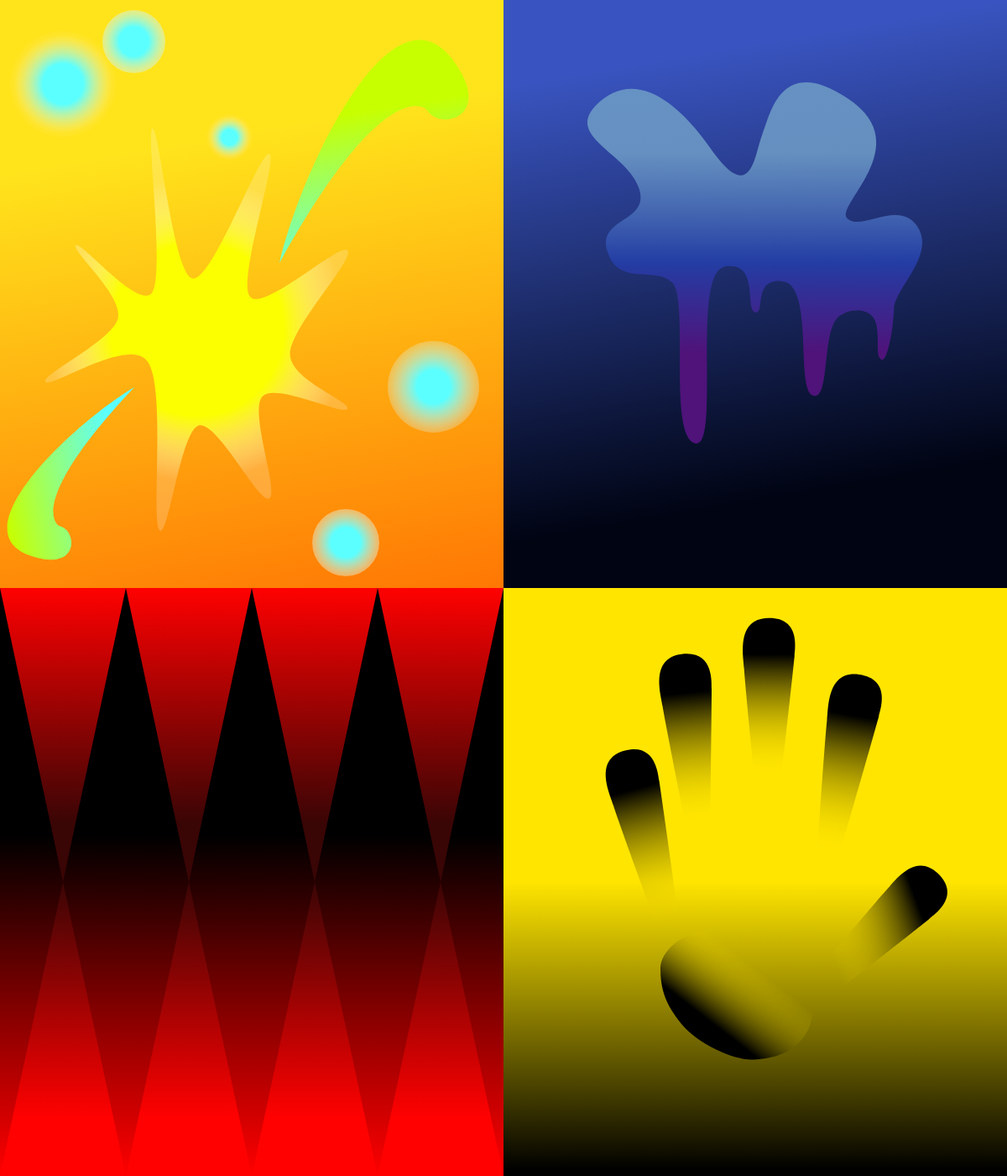
Frame 1 (no input)
Frame 60 (no input): identical to frame 1, image omitted
Frame 120 (the mouse pressed at the canvas centre since frame 60): identical to frame 1, image omitted

The p5.js sketch that drew this single still picture (run headless with seeded random() and noise() and a simulated clock; from frame 60 on, the mouse is pressed at the canvas centre):

// p5.js sketch
// ── sketch.js
function setup() {
  createCanvas(1200, 1400);

}

function draw() {
  background(220);

  noStroke();
  //joy background
  let linearGradient1 = drawingContext.createLinearGradient(385, 140, 500, 810);
  linearGradient1.addColorStop(0, '#FFE41C');
  linearGradient1.addColorStop(1, '#FF6600');

  drawingContext.fillStyle = linearGradient1;
  rect(0,0,600,700);
  //sadness background
  let linearGradient2 = drawingContext.createLinearGradient(385, 140, 500, 810);
  linearGradient2.addColorStop(0, '#3954C0');
  linearGradient2.addColorStop(0.79, '#000413');

  drawingContext.fillStyle = linearGradient2;
  rect(600,0,600,700);

  //anger background
  let linearGradient3 = drawingContext.createLinearGradient(294, 700, 294, 1400);
  linearGradient3.addColorStop(0.42, '#000000');
  linearGradient3.addColorStop(1, '#FF0000');

  drawingContext.fillStyle = linearGradient3;
  rect(0,700,600,700);

  //fear background
  let linearGradient4 = drawingContext.createLinearGradient(900, 700, 900, 1400);
  linearGradient4.addColorStop(0.5, '#FFE500');
  linearGradient4.addColorStop(0.99, '#000000');

  drawingContext.fillStyle = linearGradient4;
  rect(600,700,600,700);

  //joy shape 1(main)

  let radialGradient = drawingContext.createRadialGradient(54+181, 153+239, 103.17, 54+181, 153+239, 181);
  radialGradient.addColorStop(0, '#FBFF00');
  radialGradient.addColorStop(1, '#FFFFFF32');

  drawingContext.fillStyle = radialGradient;
  beginShape();
  curveVertex(320.85,182.96);
  curveVertex(229.4,331.43);
  curveVertex(181.62,153);
  curveVertex(181.62,347.92);
  curveVertex(90.38,291.92);
  curveVertex(140.78,378.53);
  curveVertex(54.11,454.72);
  curveVertex(175.53,429.97);
  curveVertex(190.09,630.97);
  curveVertex(236.79,506.59);
  curveVertex(320.85,593.63);
  curveVertex(312.38,472.3);
  curveVertex(414.26,486.84);
  curveVertex(345.62,421.51);
  curveVertex(414.26,298.21);
  curveVertex(298.05,353.13);
  curveVertex(320.85,182.96);
  curveVertex(229.4,331.43);
  curveVertex(181.62,153);
  endShape();

  //joy shape 2(burst line top)
  let burst1 = drawingContext.createLinearGradient(385, 140, 500, 810);
  burst1.addColorStop(0, '#C8FF00');
  burst1.addColorStop(0.3, '#5BFFFF');

  drawingContext.fillStyle = burst1;
  beginShape();
  vertex(333,313.24);
  bezierVertex(356.74,208.28,465.35,-26.91,539.17,70.83);
  bezierVertex(590.56,138.87,524.73,156.25,509.37,131.8);
  bezierVertex(504.12,123.44,451.99,97.76,333,313.24);

  endShape();

  //joy shape 3(burst line bottom)

  let burst2 = drawingContext.createLinearGradient(19, 673, 161, 641);
  burst2.addColorStop(0, '#C8FF00');
  burst2.addColorStop(1, '#5BFFFF');

  drawingContext.fillStyle = burst2;
  beginShape();
  vertex(160.02,461);
  bezierVertex(91.27,501.46,-50.26,631.24,35.41,661.3);
  bezierVertex(95.06,682.22,92.46,631.82,71.73,626.49);
  bezierVertex(64.65,624.67,34.74,593.66,160.02,461);
  endShape();

  //joy shape 4(flare ellipse1)

  let flare1 = drawingContext.createRadialGradient(12+126/2, 163-126/2, 15, 12+126/2, 163-126/2, 80);
  flare1.addColorStop(0.14, '#5BFFFF');
  flare1.addColorStop(0.68, '#FFF1D010');
  flare1.addColorStop(0.8, '#FFFFFF00');

  drawingContext.fillStyle = flare1;
  ellipse(12+126/2,163-126/2,126);

  //joy shape 5 (flare ellipse 2)
  let flare2 = drawingContext.createRadialGradient(462+109/2,406+109/2, 10, 462+109/2,406+109/2, 80);
  flare2.addColorStop(0.14, '#5BFFFF');
  flare2.addColorStop(0.8, '#FFFFFF00');

  drawingContext.fillStyle = flare2;
  ellipse(462+109/2,406+109/2,109,109);

  //joy shape 6(flare ellipse 3)
  let flare3 = drawingContext.createRadialGradient(122+75/2,12+75/2, 10.5, 122+75/2,12+75/2, 60);
  flare3.addColorStop(0.14, '#5BFFFF');
  flare3.addColorStop(0.68, '#FFF1D056');
  flare3.addColorStop(0.8, '#FFFFFF00');
  drawingContext.fillStyle = flare3;
  ellipse(122+75/2,12+75/2,75);

  //joy shape7(flare ellipse4)
  let flare4 = drawingContext.createRadialGradient(372+40,606+40, 10.5, 372+40,606+40, 60);
  flare4.addColorStop(0.14, '#5BFFFF');
  flare4.addColorStop(0.68, '#FFF1D056');
  flare4.addColorStop(0.8, '#FFFFFF00');
  drawingContext.fillStyle = flare4;
  ellipse(372+40,606+40,80);

  //joy shape8(flare ellipse5)
  let flare5 = drawingContext.createRadialGradient(246+55/2,136+55/2, 5, 246+55/2,136+55/2, 35);
  flare5.addColorStop(0.14, '#5BFFFF');
  flare5.addColorStop(0.68, '#FFF1D010');
  flare5.addColorStop(0.8, '#FFFFFF00');
  drawingContext.fillStyle = flare5;
  ellipse(246+55/2,136+55/2,55);

  //sad shape (main)
  
  let sad1 = drawingContext.createLinearGradient(877.5, 71, 877.5, 535);
  sad1.addColorStop(0.24, '#6E9CC6DC');
  sad1.addColorStop(0.52, '#233DA4');
  sad1.addColorStop(0.75, '#4F137A');
  drawingContext.fillStyle = sad1;

  beginShape();
  vertex(1011.79,118.31);
  bezierVertex(929.94,62.49,917.95,137,908.53,159.7);
  bezierVertex(899.11,182.4,896.18,247.22,846.94,176.99);
  bezierVertex(797.7,106.75,748.89,86.62,710.78,124.74);
  bezierVertex(672.67,162.85,746.74,181.7,761.3,223.66);
  bezierVertex(775.86,265.63,710.35,257.92,724.05,299.89);
  bezierVertex(737.75,341.86,781.86,315.74,801.55,336.72);
  bezierVertex(821.25,357.71,795.99,518.73,828.1,527.72);
  bezierVertex(860.21,536.72,822.39,323.57,864,317.3,);
  bezierVertex(905.6,311.03,887.12,367.83,899.96,371.69);
  bezierVertex(912.81,375.54,895.75,329.87,933.01,335.01);
  bezierVertex(970.26,340.15,947.71,462.64,968.55,470.77);
  bezierVertex(989.38,478.89,979.04,397.56,998.09,378.26);
  bezierVertex(1008.06,368.17,1031.55,365.04,1040.84,378.26);
  bezierVertex(1049.3,390.31,1043.82,418.01,1047.76,425.37);
  bezierVertex(1056.02,440.81,1064.46,392.82,1065.32,367.99);
  bezierVertex(1066.17,343.15,1114.98,304.18,1093.58,270.34);
  bezierVertex(1072.17,236.51,1027.63,275.48,1010.08,260.49);
  bezierVertex(992.52,245.51,1093.65,174.14,1011.79,118.31);
  endShape();

  //anger shape (triangles top)

  let tri1 = drawingContext.createLinearGradient(300, 700, 300, 1050);
  tri1.addColorStop(0, '#FF0101');
  tri1.addColorStop(0.8, '#3a0505');
  drawingContext.fillStyle = tri1;

  beginShape();
  vertex(0,700);
  vertex(75,1050);
  vertex(150,700);
  vertex(225,1050);
  vertex(300,700);
  vertex(375,1050);
  vertex(450,700);
  vertex(525,1050);
  vertex(600,700);
  endShape(closed);

  //anger shape (triangle bottom)

  let tri2 = drawingContext.createLinearGradient(300, 1050,300,1400);
  tri2.addColorStop(0, '#3a0505');
  tri2.addColorStop(0.8, '#FF0101');
  drawingContext.fillStyle = tri2;

  beginShape();
  vertex(0,1400);
  vertex(75,1050);
  vertex(150,1400);
  vertex(225,1050);
  vertex(300,1400);
  vertex(375,1050);
  vertex(450,1400);
  vertex(525,1050);
  vertex(600,1400);
  endShape(closed);

  //fear (hand 1)

  let hand1 = drawingContext.createLinearGradient(743.83, 893.87,796,1092);
  hand1.addColorStop(0.23, '#000000');
  hand1.addColorStop(1, '#FFE50000');
  drawingContext.fillStyle = hand1;
  beginShape();
  vertex(821.85,1203.05);
  bezierVertex(818.7,1203.59,734.64,971.72,731,959);
  bezierVertex(727.36,946.28,706.27,904.59,743.83,893.87);
  bezierVertex(781.38,883.15,784.03,921.96,785.5,929.5);
  bezierVertex(786.97,937.04,825,1202.5,821.85,1203.05);
  endShape();

  //fear (hand2)
  let hand2 = drawingContext.createLinearGradient(812.21,778.69,832,980);
  hand2.addColorStop(0.23, '#000000');
  hand2.addColorStop(1, '#FFE50000');
  drawingContext.fillStyle = hand2;
  beginShape();
  vertex(842.57,1096.11);
  bezierVertex(839.37,1096.17,791.35,854.25,789.68,841.13);
  bezierVertex(788.01,828.01,773.46,783.61,812.21,778.69);
  bezierVertex(850.95,773.77,847.7,812.54,848.01,820.21);
  bezierVertex(848.32,827.88,845.77,1096.04,842.57,1096.11);

  endShape();

  //fear (hand3)
  let hand3 = drawingContext.createLinearGradient(915.29,735.71,914.33,923.5);
  hand3.addColorStop(0.23, '#000000');
  hand3.addColorStop(1, '#FFE50000');
  drawingContext.fillStyle = hand3;
  beginShape();
  vertex(914.33,1054.57);
  bezierVertex(911.14,1054.32,887.11,808.86,886.73,795.63);
  bezierVertex(886.36,782.41,876.24,736.8,915.29,735.71);
  bezierVertex(954.33,734.62,947.28,772.88,946.84,780.55);
  bezierVertex(946.4,788.21,917.51,1054.83,914.33,1054.57);
  endShape();

  //fear (hand4)
  let hand4 = drawingContext.createLinearGradient(1023.78,802.99,988,1014);
  hand4.addColorStop(0.23, '#000000');
  hand4.addColorStop(1, '#FFE50000');
  drawingContext.fillStyle = hand4;
  beginShape();
  vertex(969.2,1117.16);
  bezierVertex(966.1,1116.37,983.7,870.36,985.55,857.26);
  bezierVertex(987.41,844.17,985.11,797.5,1023.78,802.99);
  bezierVertex(1062.45,808.48,1049.07,845.02,1047.34,852.5);
  bezierVertex(1045.62,859.98,972.3,1117.94,969.2,1117.16);
  endShape();

  //fear (hand5)
  let hand5 = drawingContext.createLinearGradient(1117.66,1039.82,975.5,1092);
  hand5.addColorStop(0.23, '#000000');
  hand5.addColorStop(1, '#FFE50000');
  drawingContext.fillStyle = hand5;
  beginShape();
  vertex(888.88,1261.94);
  bezierVertex(886.83,1259.49,1045.64,1070.78,1054.84,1061.27);
  bezierVertex(1064.03,1051.76,1089.6,1012.66,1117.66,1039.82);
  bezierVertex(1145.72,1066.99,1113.42,1088.69,1107.63,1093.73);
  bezierVertex(1101.84,1098.77,890.93,1264.4,888.88,1261.94);
  endShape();

  //fear (hand-palm)
  let hand6 = drawingContext.createLinearGradient(833.5,1238.07,900,1152);
  hand6.addColorStop(0.23, '#000000');
  hand6.addColorStop(1, '#FFE50000');
  drawingContext.fillStyle = hand6;
  beginShape();
  vertex(903.5,1118.5);
  bezierVertex(972,1151,976.5,1200.5,962,1227.5);
  bezierVertex(947.5,1254.5,920,1260.5,897.5,1261.5);
  bezierVertex(875,1262.5,831.5,1243,812,1219);
  bezierVertex(792.5,1195,787,1177.5,787,1152);
  bezierVertex(787,1126.5,835,1086,903.5,1118.5);
  endShape();
}

// ── style.css
html, body {
  margin: 0;
  padding: 0;
  width: 100%;
  height: 100%;
  overflow: hidden;
}

body {
  display: flex;
  align-items: center;
  justify-content: center;
  background: #ffffff;
}

canvas {
  display: block;
  width: auto !important;
  height: auto !important;
  max-width: 100vw;
  max-height: 100vh;
}
